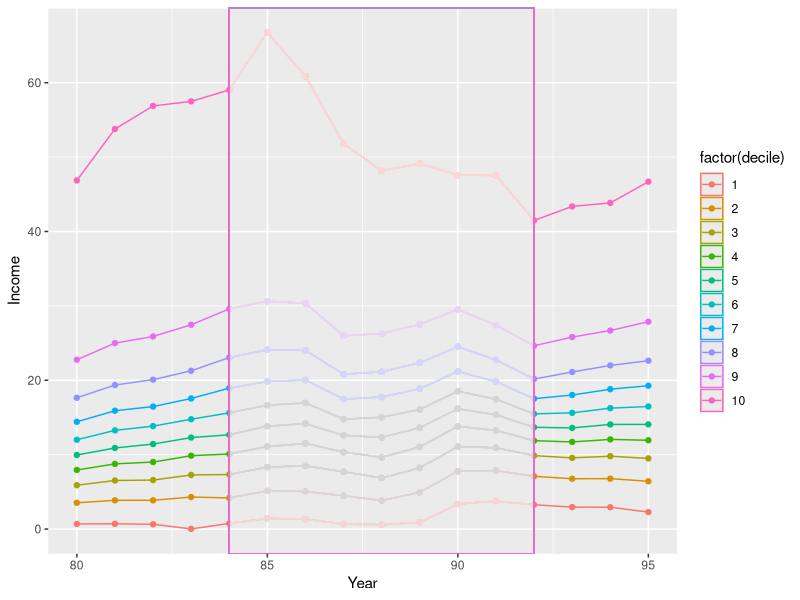

Reproduce this figure in R.
library(ggplot2)

df = read.csv("finalResults.csv")
df$adjusted_income = df$adjusted_income/10000000

ggplot(df,aes(x=df$year,y=df$adjusted_income,color=factor(decile), group=factor(decile)))+geom_point()+geom_line()+
  labs(x='Year',y='Income')+
  geom_rect(aes(xmin = 84, xmax = 92, ymin = -Inf, ymax = Inf)
            , fill = "white", alpha = 0.01)


  